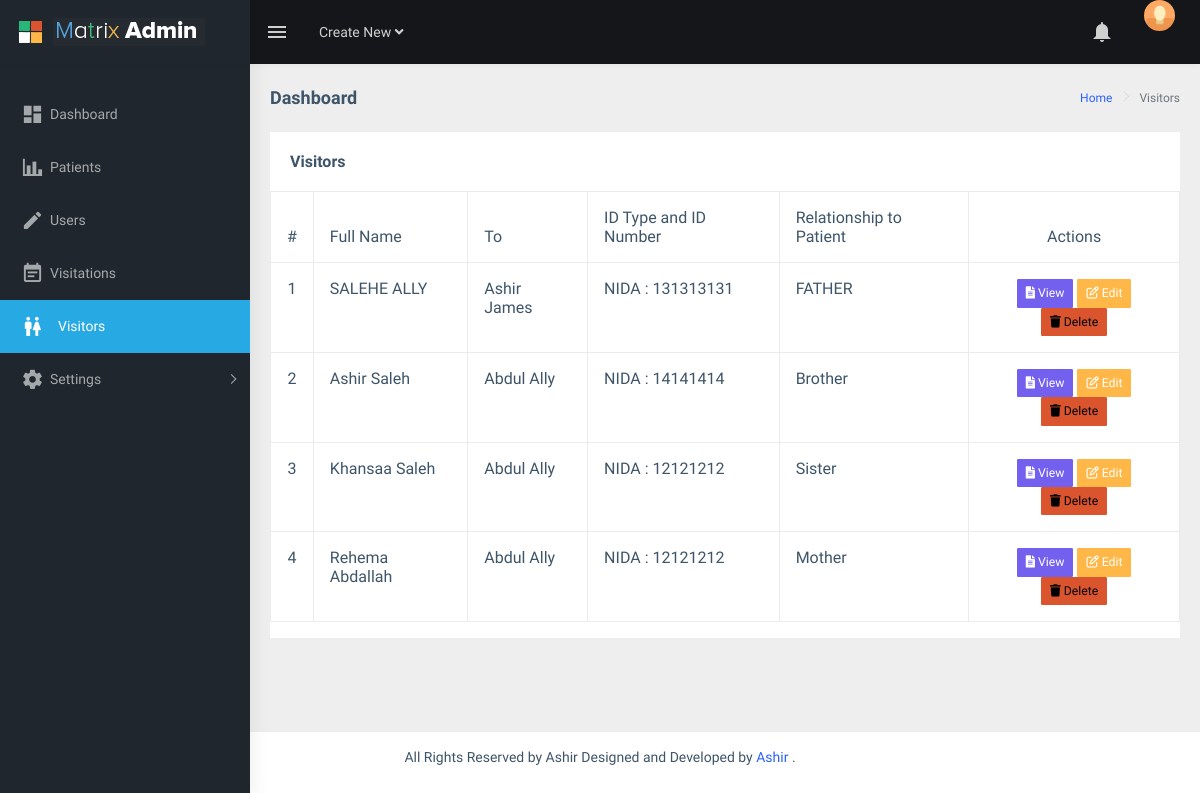
The app's page /visitors.php (signed in) with its own data.
### tables this page shows
CREATE TABLE `patients` (
  `patient_id` int(11) NOT NULL,
  `patient_fname` varchar(255) NOT NULL,
  `patient_mdname` varchar(255) NOT NULL,
  `patient_lname` varchar(255) NOT NULL,
  `patient_gender` varchar(255) NOT NULL,
  `patient_age` int(50) NOT NULL,
  `patient_block` varchar(255) NOT NULL,
  `patient_address` varchar(255) NOT NULL,
  `patient_ward` varchar(255) NOT NULL,
  `patient_date_of_birth` date DEFAULT NULL
);

CREATE TABLE `visitors` (
  `visitor_id` int(50) NOT NULL,
  `p_id` int(11) NOT NULL,
  `visitor_fname` varchar(255) NOT NULL,
  `visitor_mdname` varchar(255) NOT NULL,
  `visitor_lname` varchar(255) NOT NULL,
  `visitor_id_type` varchar(255) NOT NULL,
  `visitor_id_number` int(255) NOT NULL,
  `visitor_relationship` varchar(255) NOT NULL
);

### visitors.php (the view, shortened to what this page needs)
<?php require 'includes/header.php' ?>
<?php if ($_SESSION['user']['role'] == 'Admin') { ?>
<?php
    $statement = $db->prepare('SELECT * FROM `patients` JOIN `visitors` ON visitors.p_id = patients.patient_id');
    $statement->execute(array());
}
?>
<div class="page-breadcrumb">
    <div class="row">
        <div class="col-12 d-flex no-block align-items-center">
            <h4 class="page-title">Dashboard</h4>
            <div class="ms-auto text-end">
                <nav aria-label="breadcrumb">
                    <ol class="breadcrumb">
                        <li class="breadcrumb-item"><a href="index.php">Home</a></li>
                        <li class="breadcrumb-item active" aria-current="page">Visitors</li>
                    </ol>
                </nav>
            </div>
        </div>
    </div>
</div>
<div class="container-fluid">
    <div class="row">
        <div class="col-12">
            <div class="card">
                <div class="card-body">
                    <h5 class="card-title mb-0">Visitors</h5>
                </div>
                <table class="table table-bordered">
                    <thead>
                        <tr>
                            <th class="text-center">#</th>
                            <th>Full Name</th>
                            <th>To</th>
                            <th>ID Type and ID Number</th>
                            <th>Relationship to Patient</th>
                            <th class="text-center">Actions</th>
                        </tr>
                    </thead>
                    <tbody>
                        <?php
                        $counter = 1;
                        while ($visitor = $statement->fetch(PDO::FETCH_ASSOC)) { ?>
                        <tr>
                            <td class="text-center"><?php echo $counter ?></td>
                            <td><?php echo $visitor['visitor_fname'] . " " . $visitor['visitor_mdname'] ?></td>
                            <td><?php echo $visitor['patient_fname'] . " " .  $visitor['patient_lname'] ?>
                            </td>
                            <td><?php echo $visitor['visitor_id_type'] .  " : " . $visitor['visitor_id_number'] ?></td>
                            <td><?php echo $visitor['visitor_relationship'] ?></td>
                            <td class="text-center">
                                <a href="viewVisitor.php?id=<?php echo $visitor['id'] ?>" class="btn btn-sm btn-primary"
                                    data-bs-toggle="modal">
                                    <i class="fas fa-file-alt" aria-hidden="true"></i> View</a>
                                <a type="button" class="btn btn-warning btn-sm" data-toggle="modal"
                                    data-target="#edit-modal">
                                    <i class="fa fa-edit" aria-hidden="true"></i> Edit</a>
                                <a href="visitors.php?del=<?php echo $visitor['id'] ?>" class="btn btn-danger btn-sm">
                                    <i class="fa fa-trash" aria-hidden="true"></i> Delete</a>
                            </td>
                        </tr>
                        <?php $counter++;
                        } ?>
                    </tbody>
                </table>
            </div>
        </div>
    </div>
</div>
<?php require 'includes/footer.php' ?>

### includes/header.php (shortened to what this page needs)
<head>
    <link rel="stylesheet" href="assets/libs/flot/css/float-chart.css">
    <link rel="stylesheet" href="assets/dist/css/icons/font-awesome/css/fontawesome.css">
    <link rel="stylesheet" href="assets/dist/css/icons/font-awesome/css/fa-brands.min.css">
    <link rel="stylesheet" href="assets/libs/bootstrap/css/bootstrap.css">
    <link href="assets/dist/css/style.min.css" rel="stylesheet">
</head>
<body>
    <div id="main-wrapper" data-layout="vertical" data-navbarbg="skin5" data-sidebartype="full"
        data-sidebar-position="absolute" data-header-position="absolute" data-boxed-layout="full">
        <header class="topbar" data-navbarbg="skin5">
            <nav class="navbar top-navbar navbar-expand-md navbar-dark">
                <div class="navbar-header" data-logobg="skin5">
                    <a class="navbar-brand" href="index.php">
                        <b class="logo-icon ps-2">
                            <img src="assets/images/logo-icon.png" alt="homepage" class="light-logo" />
                        </b>
                        <span class="logo-text">
                            <img src="assets/images/logo-text.png" alt="homepage" class="light-logo" />
                        </span>
                    </a>
                </div>
                <div class="navbar-collapse collapse" id="navbarSupportedContent" data-navbarbg="skin5">
                    <ul class="navbar-nav float-start me-auto">
                        <li class="nav-item d-none d-lg-block"><a
                                class="nav-link sidebartoggler waves-effect waves-light" href="javascript:void(0)"
                                data-sidebartype="mini-sidebar"><i class="mdi mdi-menu font-24"></i></a></li>
                        <?php if ($_SESSION['user']['role'] == 'Admin' || $_SESSION['user']['role'] == 'Nurse') { ?>
                        <li class="nav-item dropdown">
                            <a class="nav-link dropdown-toggle" href="#" id="navbarDropdown" role="button"
                                data-bs-toggle="dropdown" aria-expanded="false">
                                <span class="d-none d-md-block">Create New <i class="fa fa-angle-down"></i></span>
                            </a>
                        </li>
                        <?php } ?>
                    </ul>
                    <ul class="navbar-nav float-end">
                        <li class="nav-item dropdown">
                            <a class="nav-link dropdown-toggle" href="#" id="navbarDropdown" role="button"
                                data-bs-toggle="dropdown" aria-expanded="false">
                                <i class="mdi mdi-bell font-24"></i>
                            </a>
                        </li>
                        <li class="nav-item dropdown">
                            <a class="nav-link dropdown-toggle text-muted waves-effect waves-dark pro-pic" href="#"
                                id="navbarDropdown" role="button" data-bs-toggle="dropdown" aria-expanded="false">
                                <img src="assets/images/users/1.jpg" alt="user" class="rounded-circle" width="31">
                            </a>
                        </li>
                    </ul>
                </div>
            </nav>
        </header>
        <aside class="left-sidebar" data-sidebarbg="skin5">
            <div class="scroll-sidebar">
                <nav class="sidebar-nav">
                    <ul id="sidebarnav" class="pt-4">
                        <li class="sidebar-item"> <a class="sidebar-link waves-effect waves-dark sidebar-link"
                                href="index.php" aria-expanded="false"><i class="mdi mdi-view-dashboard"></i><span
                                    class="hide-menu">Dashboard</span></a></li>
                        <?php if ($_SESSION['user']['role'] == 'Admin') { ?>
                        <li class="sidebar-item"> <a class="sidebar-link waves-effect waves-dark sidebar-link"
                                href="patients.php" aria-expanded="false"><i class="mdi mdi-chart-bar"></i><span
                                    class="hide-menu">Patients</span></a></li>
                        <?php } ?>
                        <?php if ($_SESSION['user']['role'] == 'Admin') { ?>
                        <li class="sidebar-item"> <a class="sidebar-link waves-effect waves-dark sidebar-link"
                                href="users.php" aria-expanded="false"><i class="mdi mdi-pencil"></i><span
                                    class="hide-menu">Users</span></a></li>
                        <?php } ?>
                        <?php if ($_SESSION['user']['role'] == 'Admin') { ?>
                        <li class="sidebar-item"> <a class="sidebar-link waves-effect waves-dark sidebar-link"
                                href="visitations.php" aria-expanded="false"><i class="mdi mdi-calendar-text"></i><span
                                    class="hide-menu">Visitations</span></a></li>
                        <li class="sidebar-item"> <a class="sidebar-link waves-effect waves-dark sidebar-link"
                                href="visitors.php" aria-expanded="false"><i
                                    class="me-2 mdi mdi-human-male-female"></i><span
                                    class="hide-menu">Visitors</span></a></li>
                        <?php } ?>
                        <li class="sidebar-item"> <a class="sidebar-link has-arrow waves-effect waves-dark"
                                href="javascript:void(0)" aria-expanded="false"><i class="mdi mdi-settings"></i><span
                                    class="hide-menu">Settings </span></a>
                        </li>
                    </ul>
                </nav>
            </div>
        </aside>
        <div class="page-wrapper">

### includes/footer.php (shortened to what this page needs)
</div>
<footer class="footer text-center">
    All Rights Reserved by Ashir Designed and Developed by <a href="">Ashir </a>.
</footer>
</div>
</html>

### records on screen
patients: visitors.visitor_fname "SALEHE", visitors.visitor_mdname "ALLY", patient_fname "Ashir", patient_lname "James", visitors.visitor_id_type "NIDA", visitors.visitor_id_number "131313131", visitors.visitor_relationship "FATHER"
patients: visitors.visitor_fname "Ashir", visitors.visitor_mdname "Saleh", patient_fname "Abdul", patient_lname "Ally", visitors.visitor_id_type "NIDA", visitors.visitor_id_number "14141414", visitors.visitor_relationship "Brother", visitors.visitor_fname "Khansaa", visitors.visitor_id_number "12121212", visitors.visitor_relationship "Sister", visitors.visitor_fname "Rehema", visitors.visitor_mdname "Abdallah", visitors.visitor_relationship "Mother"
